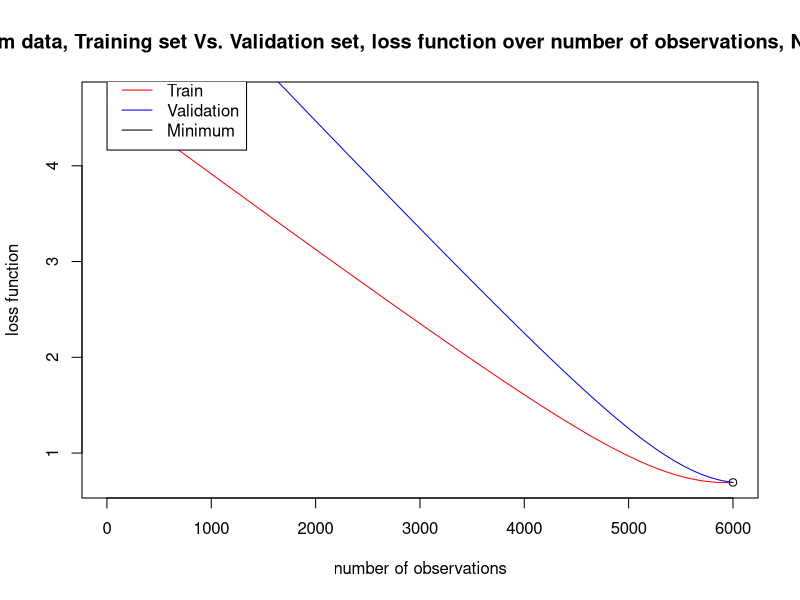

Source code (R):

# read in CSV of information
csvData <- read.csv2("zipLogLoss.csv", header=TRUE, sep=",", dec=".")

# break up CSV for easier readability
numOfObservations <- length(csvData$train.loss)
inSeq <- seq(from=numOfObservations,to=1,by=-1)
trainLoss <- csvData$train.loss
valLoss <- csvData$validation.loss

min <- min(valLoss)
minIndex <- match(min,valLoss)
  
# plot validation vs train
tittle <- paste("Spam data, Training set Vs. Validation set, loss function over number of observations, N = ", numOfObservations)
plot(x=inSeq, y=trainLoss, type="l", main=tittle, ylab="loss function", xlab="number of observations", col="red")
lines(x=inSeq,y=valLoss, col="blue")
legend(x=1, y=5, legend=c("Train", "Validation", "Minimum"),col=c("red","blue", "black"),lty=1)
points(x=inSeq[minIndex],y=min)

